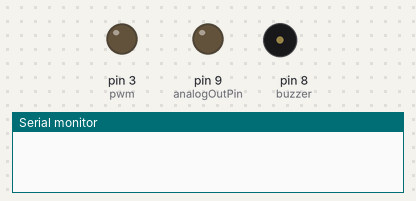
This sketch was run on a simulated Arduino Uno, built with avr-gcc and run on an emulated ATmega328P. On the bench: output pins drawn as LEDs (lit = HIGH), buzzer (waves = sounding), the last lines printed to the serial monitor.

Above: at 0.1 s.
At 2.1 s:
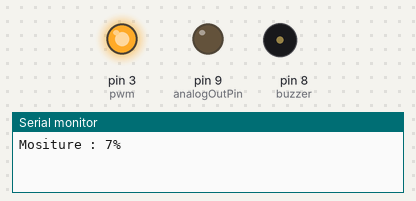
At 21.6 s:
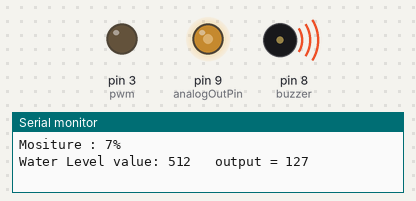
At 38.8 s:
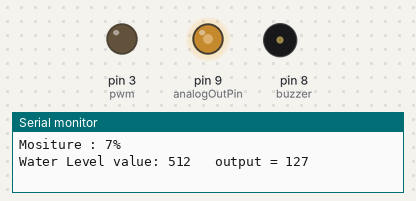
Timing chart, 0 to 40.3 s (numbered marks = the images above):
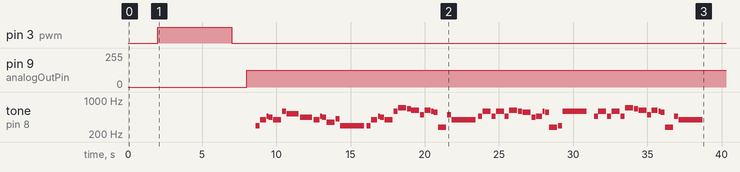

The sketch:

plantector.ino
```cpp
#define NOTE_B0  31
#define NOTE_C1  33
#define NOTE_CS1 35
#define NOTE_D1  37
#define NOTE_DS1 39
#define NOTE_E1  41
#define NOTE_F1  44
#define NOTE_FS1 46
#define NOTE_G1  49
#define NOTE_GS1 52
#define NOTE_A1  55
#define NOTE_AS1 58
#define NOTE_B1  62
#define NOTE_C2  65
#define NOTE_CS2 69
#define NOTE_D2  73
#define NOTE_DS2 78
#define NOTE_E2  82
#define NOTE_F2  87
#define NOTE_FS2 93
#define NOTE_G2  98
#define NOTE_GS2 104
#define NOTE_A2  110
#define NOTE_AS2 117
#define NOTE_B2  123
#define NOTE_C3  131
#define NOTE_CS3 139
#define NOTE_D3  147
#define NOTE_DS3 156
#define NOTE_E3  165
#define NOTE_F3  175
#define NOTE_FS3 185
#define NOTE_G3  196
#define NOTE_GS3 208
#define NOTE_A3  220
#define NOTE_AS3 233
#define NOTE_B3  247
#define NOTE_C4  262
#define NOTE_CS4 277
#define NOTE_D4  294
#define NOTE_DS4 311
#define NOTE_E4  330
#define NOTE_F4  349
#define NOTE_FS4 370
#define NOTE_G4  392
#define NOTE_GS4 415
#define NOTE_A4  440
#define NOTE_AS4 466
#define NOTE_B4  494
#define NOTE_C5  523
#define NOTE_CS5 554
#define NOTE_D5  587
#define NOTE_DS5 622
#define NOTE_E5  659
#define NOTE_F5  698
#define NOTE_FS5 740
#define NOTE_G5  784
#define NOTE_GS5 831
#define NOTE_A5  880
#define NOTE_AS5 932
#define NOTE_B5  988
#define NOTE_C6  1047
#define NOTE_CS6 1109
#define NOTE_D6  1175
#define NOTE_DS6 1245
#define NOTE_E6  1319
#define NOTE_F6  1397
#define NOTE_FS6 1480
#define NOTE_G6  1568
#define NOTE_GS6 1661
#define NOTE_A6  1760
#define NOTE_AS6 1865
#define NOTE_B6  1976
#define NOTE_C7  2093
#define NOTE_CS7 2217
#define NOTE_D7  2349
#define NOTE_DS7 2489
#define NOTE_E7  2637
#define NOTE_F7  2794
#define NOTE_FS7 2960
#define NOTE_G7  3136
#define NOTE_GS7 3322
#define NOTE_A7  3520
#define NOTE_AS7 3729
#define NOTE_B7  3951
#define NOTE_C8  4186
#define NOTE_CS8 4435
#define NOTE_D8  4699
#define NOTE_DS8 4978
#define REST 0
#define pwm 3 //waterpump power pin
#define level_sense A5 // waterlevel analog I/P
#define humid_sense A0 // soil sensor analog I/P
// change this to make the song slower or faster
int tempo = 200;

// change this to whichever pin you want to use
int buzzer = 8;

// notes of the melody followed by the duration.
// a 4 means a quarter note, 8 an eighteenth , 16 sixteenth, so on
// !!negative numbers are used to represent dotted notes,
// so -4 means a dotted quarter note, that is, a quarter plus an eighteenth!!
int melody[] = {
  // Hedwig's theme fromn the Harry Potter Movies
  // Socre from https://musescore.com/user/3811306/scores/4906610

  REST, 2, NOTE_D4, 4,
  NOTE_G4, -4, NOTE_AS4, 8, NOTE_A4, 4,
  NOTE_G4, 2, NOTE_D5, 4,
  NOTE_C5, -2,
  NOTE_A4, -2,
  NOTE_G4, -4, NOTE_AS4, 8, NOTE_A4, 4,
  NOTE_F4, 2, NOTE_GS4, 4,
  NOTE_D4, -1,
  NOTE_D4, 4,

  NOTE_G4, -4, NOTE_AS4, 8, NOTE_A4, 4, //10
  NOTE_G4, 2, NOTE_D5, 4,
  NOTE_F5, 2, NOTE_E5, 4,
  NOTE_DS5, 2, NOTE_B4, 4,
  NOTE_DS5, -4, NOTE_D5, 8, NOTE_CS5, 4,
  NOTE_CS4, 2, NOTE_B4, 4,
  NOTE_G4, -1,
  NOTE_AS4, 4,

  NOTE_D5, 2, NOTE_AS4, 4,//18
  NOTE_D5, 2, NOTE_AS4, 4,
  NOTE_DS5, 2, NOTE_D5, 4,
  NOTE_CS5, 2, NOTE_A4, 4,
  NOTE_AS4, -4, NOTE_D5, 8, NOTE_CS5, 4,
  NOTE_CS4, 2, NOTE_D4, 4,
  NOTE_D5, -1,
  REST,4, NOTE_AS4,4,

  NOTE_D5, 2, NOTE_AS4, 4,//26
  NOTE_D5, 2, NOTE_AS4, 4,
  NOTE_F5, 2, NOTE_E5, 4,
  NOTE_DS5, 2, NOTE_B4, 4,
  NOTE_DS5, -4, NOTE_D5, 8, NOTE_CS5, 4,
  NOTE_CS4, 2, NOTE_AS4, 4,
  NOTE_G4, -1,

};

// sizeof gives the number of bytes, each int value is composed of two bytes (16 bits)
// there are two values per note (pitch and duration), so for each note there are four bytes
int notes = sizeof(melody) / sizeof(melody[0]) / 2;

// this calculates the duration of a whole note in ms (60s/tempo)*4 beats
int wholenote = (60000 * 4) / tempo;

int divider = 0, noteDuration = 0;

const int analogOutPin = 9;
int out_soil; //soil sensor o/p
int out_waterlev = 0; //waterlevel o/p
int out_val = 0;

void setup()
{
  Serial.begin(9600);
  pinMode(pwm, OUTPUT);
  digitalWrite(pwm, LOW);
  delay(2000);
}

void loop()
{
  moi_sen(); //to run the moisture sensor
  w_lvl();  //to run the water level sensor
  delay(1800000);
}

void w_lvl()
{
  out_waterlev = analogRead(level_sense); // read the analog value from sensor
  out_val = map(out_waterlev, 0, 1023, 0, 255);
  analogWrite(analogOutPin, out_val);
  Serial.print("Water Level value: ");
  Serial.print(out_waterlev);
  Serial.print("\t output = ");
  Serial.println(out_val);
  if (out_val> 100)
  {
    for (int thisNote = 0; thisNote < notes * 2; thisNote = thisNote + 2) {

    // calculates the duration of each note
    divider = melody[thisNote + 1];
    if (divider > 0) {
      // regular note, just proceed
      noteDuration = (wholenote) / divider;
    } else if (divider < 0) {
      // dotted notes are represented with negative durations!!
      noteDuration = (wholenote) / abs(divider);
      noteDuration *= 1.5; // increases the duration in half for dotted notes
    }

    // we only play the note for 90% of the duration, leaving 10% as a pause
    tone(buzzer, melody[thisNote], noteDuration*0.9);

    // Wait for the specief duration before playing the next note.
    delay(noteDuration);

    // stop the waveform generation before the next note.
    noTone(buzzer);
  }
  }
  delay(1000);
}

void moi_sen()
{
 out_soil = analogRead(humid_sense);
 out_soil = map(out_soil,550,10,0,100);
 Serial.print("Mositure : ");
 Serial.print(out_soil);
 Serial.println("%");
 if(out_soil< 30)
 {
  digitalWrite(pwm,HIGH);
  delay(5000);
  digitalWrite(pwm, LOW);
 }
 if(out_soil> 30)
 {
  digitalWrite(pwm,LOW);
 }
 delay(1000);
}
```

Measured:
- by itself, pin 3 (pwm): LOW → HIGH at 2.0 s, → LOW 5.0 s later
- by itself, pin 9 (analogOutPin): 0/255 → 127/255 at 8.0 s
- by itself, tone on pin 8 (buzzer): plays 294 Hz for 0.27 s, 392 Hz for 0.41 s, 466 Hz for 0.14 s, 440 Hz for 0.27 s, 392 Hz for 0.54 s, 587 Hz for 0.27 s … (60 notes in this stretch)
